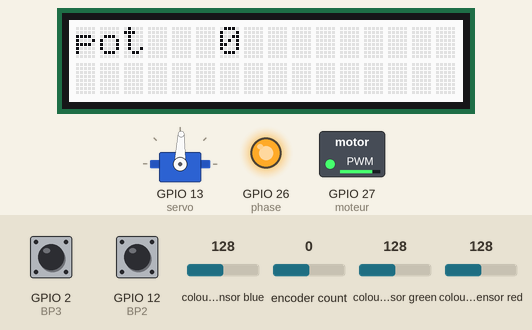
Simulated run of this program. Board: ESP32. Shown: 16×2 character LCD, servo, switched loads named in the program (green lamp = pin HIGH), output pins drawn as LEDs (lit = HIGH). Inputs (shaded band) come from the test bench; at power-on: colour sensor blue 128, encoder count 0, colour sensor green 128, GPIO 2 (BP3) HIGH, GPIO 12 (BP2) HIGH, colour sensor red 128. Servo pulses on a pin are drawn as a servo (544–2400 µs = 0–180°); what the program prints to the serial monitor is not drawn.

Above: at 1.3 s.
1.4 s: colour sensor blue set to 191
At 3.23 s:
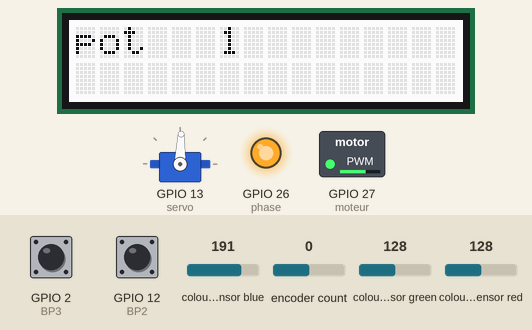
8.2 s: encoder count set to 1
10.1 s: colour sensor green set to 134
At 16.2 s:
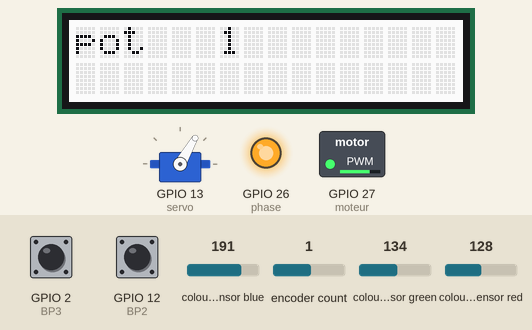
Timing chart, 0 to 17.6 s (numbered marks = the images above; inputs shaded):
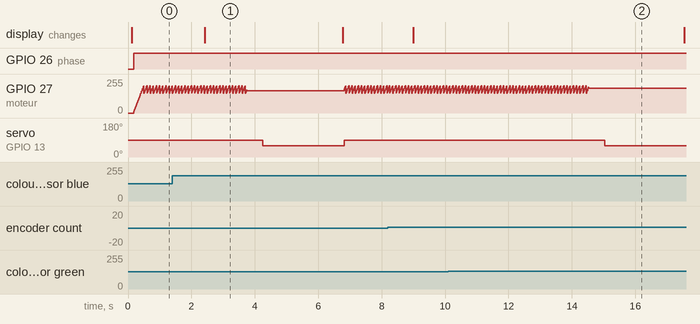

The program:

main.cpp
```cpp
#include <Arduino.h>
#include <ESP32Encoder.h>
#include "rgb_lcd.h"
#include "Adafruit_TCS34725.h"
#include <SPI.h>
#include <Wire.h>
#include <SPI.h>
#include "MFRC522_I2C.h"
#include "CAN.h"

#define CLK 23 // CLK ENCODER
#define DT 19  // DT ENCODER

Adafruit_TCS34725 tcs = Adafruit_TCS34725(TCS34725_INTEGRATIONTIME_614MS, TCS34725_GAIN_1X);
ESP32Encoder encoder;
rgb_lcd lcd;

MFRC522 mfrc522(0x28);

int i = 0, tour = 0, bozpos = 0, csg = 0;
int v1, v2, vts;
int BP1 = 0, BP2 = 12, BP3 = 2;
int val1 = 0, val2 = 0, val3 = 0;
int pot = 33, lecture_pot, newpot = 0;
int vbp2;

int phase = 26;
int encodeurA = 23, encodeurB = 19, vitesse;

int moteur = 27, pwmChannel1 = 0, pwmChannel2 = 2;

int frequence = 25000, frequence2 = 50;
int resolution = 11, resolution2 = 16;
int consigne;
int servo = 13;
int posi = 0;
char etat = 0;

// position
void position(long pos)
{
  if ((bozpos < ((pos - 1) * 103 + 75)) && (bozpos > ((pos - 1) * 103 + 65)))
    csg = 0;
  else
  {
    if (bozpos < ((pos - 1) * 103 + 65))
      csg = 1;
    if (bozpos > ((pos - 1) * 103 + 75))
      csg = -1;
  }
}

// fonction asservissement
void vTaskPeriodic(void *pvParameters)
{
  // déclaration variables
  int oldPosition = 0;
  int erreur, Erreurtot;
  float k = 100, Ki = 50;
  TickType_t xLastWakeTime;

  // Lecture du nombre de ticks quand la tâche commence
  xLastWakeTime = xTaskGetTickCount();
  while (1)
  {
    // calcul vitesse rotation
    int newPosition = encoder.getCount();
    posi = encoder.getCount();
    vts = oldPosition - newPosition;
    oldPosition = newPosition;

    // calcul de l'erreur+ erreur intégrale
    Erreurtot = Erreurtot + erreur;
    erreur = consigne - vts;
    vitesse = k * erreur + Ki * Erreurtot;

    // bride de l'erreur intégrale
    if (Erreurtot > 30)
      Erreurtot = Erreurtot - 10;

    // si vitesse augmente
    if (vitesse > 0)
    {
      if (vitesse > 2047)
        vitesse = 2047;
      digitalWrite(phase, 1);
      ledcWrite(pwmChannel1, vitesse);
    }

    // si vitesse diminue
    if (vitesse < 0)
    {
      if (vitesse < -2047)
        vitesse = -2047;
      digitalWrite(phase, 0);
      ledcWrite(pwmChannel1, -vitesse);
    }

    // Endort la tâche pendant le temps restant par rapport au réveil,
    // ici 100ms, donc la tâche s'effectue ici toutes les 100ms.
    // xLastWakeTime sera mis à jour avec le nombre de ticks au prochain
    // réveil de la tâche.
    vTaskDelayUntil(&xLastWakeTime, pdMS_TO_TICKS(10));
  }
}

void setup()
{

  Serial.begin(115200);

  Serial.println("CAN Sender");

  CAN.setPins(4, 18);
  if (!CAN.begin(500000)) {
    Serial.println("Starting CAN failed!");
    while (1);
  }

  pinMode(BP1, INPUT_PULLUP);
  pinMode(BP2, INPUT_PULLUP);
  pinMode(BP3, INPUT_PULLUP);
  pinMode(moteur, OUTPUT);
  pinMode(phase, OUTPUT);

  // Initialise l'écran LCD
  Wire1.setPins(15, 5);
  lcd.begin(16, 2, LCD_5x8DOTS, Wire1);

  // Init moteur
  ledcSetup(pwmChannel1, frequence, resolution);
  ledcAttachPin(moteur, pwmChannel1);

  // Init servomoteur
  ledcSetup(pwmChannel2, frequence2, resolution2);
  ledcAttachPin(servo, pwmChannel2);

  // Init encoder
  encoder.attachHalfQuad(DT, CLK);
  encoder.setCount(0);

  // Init capteur couleur
  if (tcs.begin())
  {
    Serial.println("Found sensor");
  }
  else
  {
    Serial.println("No TCS34725 found ... check your connections");
    while (1)
      ;
  }

  mfrc522.PCD_Init();

  // Init asservissement
  Serial.printf("Initialisations\n");

  // Création de la tâche périodique
  xTaskCreate(vTaskPeriodic, "vTaskPeriodic", 10000, NULL, 2, NULL);
}

void loop()
{
  // if (!mfrc522.PICC_IsNewCardPresent() ||
  //     !mfrc522.PICC_ReadCardSerial())
  // {
  //   delay(200);
  //   return;
  // }

  // for (byte i = 0; i < mfrc522.uid.size; i++)
  // {
  //   Serial.print(mfrc522.uid.uidByte[i] < 0x10 ? " 0" : " ");
  //   Serial.print(mfrc522.uid.uidByte[i], HEX);
  // }
  // Serial.println("");

  // position
  tour = encoder.getCount() / 410;
  bozpos = encoder.getCount() - 410 * tour;
  // Utilisation boutton + pot
  val1 = digitalRead(BP1);
  val2 = digitalRead(BP2);
  val3 = digitalRead(BP3);
  // consigne = analogRead(pot)/150;
  // newpot = map (consigne, 0, 4095, 3000, 7000);

  lcd.setCursor(0, 0);
  lcd.printf("pot %3d           ", consigne);

  // capteur couleur
  uint16_t r, g, b, c, colorTemp, lux;
  tcs.getRawData(&r, &g, &b, &c);

  // colorTemp = tcs.calculateColorTemperature(r, g, b);
  colorTemp = tcs.calculateColorTemperature_dn40(r, g, b, c);
  lux = tcs.calculateLux(r, g, b);

  Serial.print("Color Temp: ");
  Serial.print(colorTemp, DEC);
  Serial.print(" K - ");
  Serial.print("Lux: ");
  Serial.print(lux, DEC);
  Serial.print(" - ");
  Serial.print("R: ");
  Serial.print(r, DEC);
  Serial.print(" ");
  Serial.print("G: ");
  Serial.print(g, DEC);
  Serial.print(" ");
  Serial.print("B: ");
  Serial.print(b, DEC);
  Serial.print(" ");
  Serial.print("C: ");
  Serial.print(c, DEC);
  Serial.print(" ");
  Serial.println(" ");

  // servomoteur
  // if(val1 == LOW)
  //   {
  // ledcWrite(pwmChannel2, 5800);
  //   }
  // if(val3 == LOW)
  //   {
  // ledcWrite(pwmChannel2, 4769);
  //   }
  //   if(val2== LOW)
  //   {
  // ledcWrite(pwmChannel2, 3826);
  //   }

  //
  switch (etat)
  {
  case 0:
    ledcWrite(pwmChannel2, 4769);
    consigne = 1;
    if (lux >= 200)
      etat = 2;
    break;

  case 2:
    delay(1500);
    consigne = 0;
    delay(500);
    ledcWrite(pwmChannel2, 3826);
    delay(500);
    etat = 0;
    break;
  }


  // transmission CAN ordinateur vers ESP32
  // send packet: id is 11 bits, packet can contain up to 8 bytes of data
  Serial.print("Sending packet ... ");

  CAN.beginPacket(0x12);
  CAN.write('h');
  CAN.write('e');
  CAN.write('l');
  CAN.write('l');
  CAN.write('o');
  CAN.endPacket();

  Serial.println("done");

  delay(1000);

  // send extended packet: id is 29 bits, packet can contain up to 8 bytes of data
  Serial.print("Sending extended packet ... ");

  CAN.beginExtendedPacket(0xabcdef);
  CAN.write('w');
  CAN.write('o');
  CAN.write('r');
  CAN.write('l');
  CAN.write('d');
  CAN.endPacket();

  Serial.println("done");

  delay(1000);


  // transmission CAN ESP32 vers ordinateur
  int packetSize = CAN.parsePacket();

  if (packetSize) {
    // received a packet
    Serial.print("Received ");

    if (CAN.packetExtended()) {
      Serial.print("extended ");
    }

    if (CAN.packetRtr()) {
      // Remote transmission request, packet contains no data
      Serial.print("RTR ");
    }

    Serial.print("packet with id 0x");
    Serial.print(CAN.packetId(), HEX);

    if (CAN.packetRtr()) {
      Serial.print(" and requested length ");
      Serial.println(CAN.packetDlc());
    } else {
      Serial.print(" and length ");
      Serial.println(packetSize);

      // only print packet data for non-RTR packets
      while (CAN.available()) {
        Serial.print((char)CAN.read());
      }
      Serial.println();
    }

    Serial.println();
  }


}
```

Measured:
- the behaviour switches between 130 and 131 on colour sensor green (found by bisection; images 1 and 2)
- after the input at 10.1 s, servo on GPIO 13 (servo): 88° → 60° after 4.9 s
